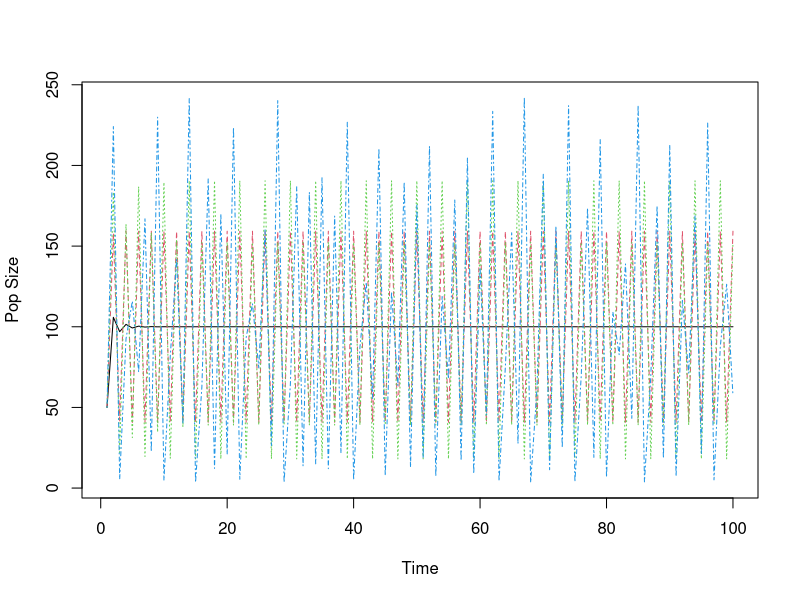
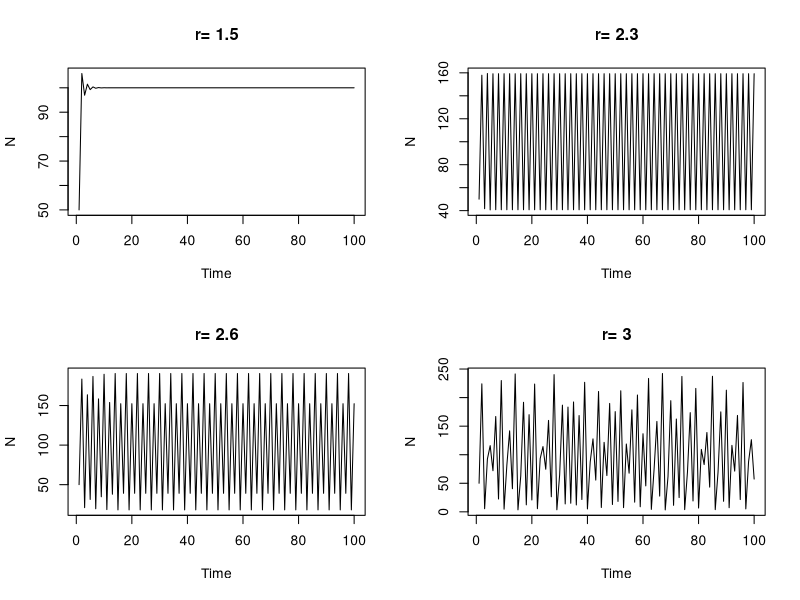
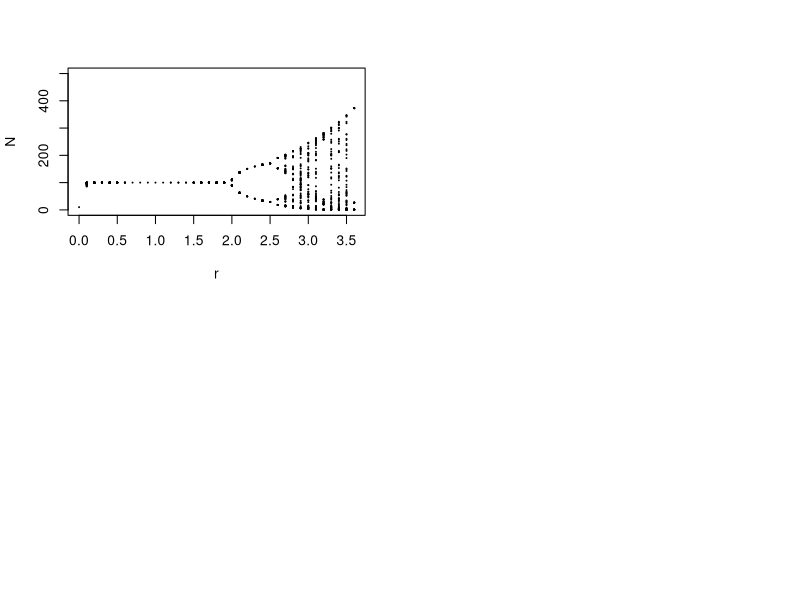

Reproduce these figures in R, in order.
# two plots using Ricker model (N_t+1=N_t*exp(r*(1-N_t/K))):
# 1. plot N vs. t for four different values of r: 1.5, 2.3, 2.6, 3.0 (show different behaviors - one-cycle, two-cycle, four-cycle, chaos)
# 2. bifurcation plot for r from 1.5 to 3.6

# you'll have to use a for loop to iterate through time
# BUT you can do this most efficiently if you can figure out how to "vectorize" over multiple values of r

# other parameter suggestions (can use different values, your choice):
# K=100
# N0=50
# tf=100 in 1st plot, 500 in 2nd

# Watch out for any repeated code that you could make into a function.

# EXTRA CREDIT: Create a plot of the Lyapunov exponents associated with your Ricker bifurcation diagram. 

rm(list = ls()) #this clears the environment

#goal: use a Ricker model to plot N vs t for different values of r

Ricker<-function(nt,K=100,r=1.5){
  nt1=nt*exp(r*(1-nt/K)) #Ricker model over one time step
  return(nt1) # return the population size in the next time step
}


tf = 100 #set time limit


#try Ricker through time with different initial conditions
r=c(1.5,2.3,2.6,3)
rn0 = length(r) #how many inital conditions we are using

n=matrix(NA, nrow=tf, ncol=rn0) #sets up an empty matrix to fill in with our pop sizes


#want to apply function through time and loop through all initial conditons at once
n[1,] = c(50,50,50,50)
r
n
for(t in 1:(tf-1)) { #loop through time
  n[t+1,1] = Ricker(n[t,1],r=1.5) #Could not figure out the proper way to vectorize r for the calculations, but found this way that works, by breaking up each column/row fill into a different function in the for loop
  n[t+1,2] = Ricker(n[t,2],r=2.3)
  n[t+1,3] = Ricker(n[t,3],r=2.6)
  n[t+1,4] = Ricker(n[t,4],r=3)
}
matplot(1:tf,n,type="l",xlab="Time",ylab="Pop Size") #plots our matrix for us, plots all the initial conditions run at the same time

#how to do subplots:
#need to open a series of subplots, populate them and them close them
mf = par(mfrow=c(2,2)) #sets up two sub plots - two plots one row
for(stp in 1:4) plot(1:tf,n[,stp],type="l",xlab="Time",ylab="N",main=paste("r=",r[stp])) #plotting two initial conditions in each subplot with title saying what each initial condition was

# 2. Goal: create a bifurcation plot for r from 1.5 to 3.6
#note: much of this code was found from : http://rstudio-pubs-static.s3.amazonaws.com/880_1fc8964becf942f7a754468009603fa9.html and then played with to work
rm(list = ls()) #this clears the environment

rmax <- 3.6
plot(-1, -1, xlim = c(0, rmax), ylim = c(0, 500), xlab = "r", ylab = "N")
a <- 0.01
r <- seq(0, rmax, by = 0.1)
n <- 100

for (z in 1:length(r)) {
  nt <- vector()
  nt[1] <- 10
  for (i in 1:n) {
    
    nt[i+1] <- nt[i] * exp(r[z] *(1-nt[i]/100))
    
  }
  uval <- unique(nt[40:n])
  points(rep(r[z], length(uval)), uval, cex = 0.1, pch = 19)
}

